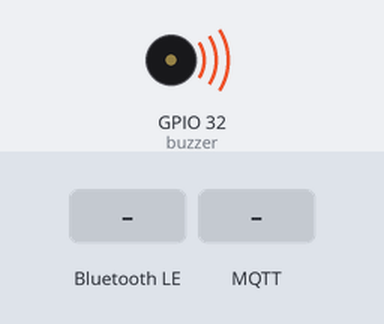
Simulated run of this sketch. Board: ESP32. Shown: buzzer (waves = sounding, pin HIGH). Inputs (shaded band) come from the test bench. WiFi joins after 1.5 s; servers stay silent unless stated; no MQTT or app messages arrive unless stated; nothing arrives over Bluetooth unless stated; a phone connects over Bluetooth LE 3 s after start; what the sketch prints to the serial monitor is not drawn.

Above: at 0.1 s.
At 10.7 s:
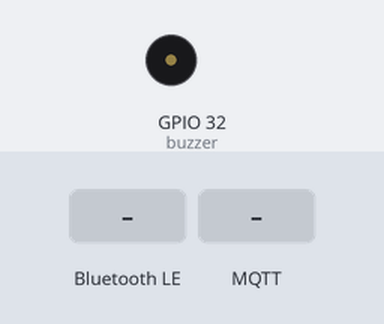
10.8 s: Bluetooth LE write "endpacket" received
12.3 s: MQTT message "endpacket" arrives on the first subscribed topic
13.8 s: Bluetooth LE write "la" received
15.3 s: Bluetooth LE write "oa" received
Timing chart, 0 to 17.8 s (numbered marks = the images above; inputs shaded):
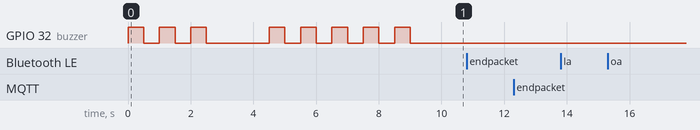

The sketch:

Koding_BLE_Server.ino
```cpp
/*
 * Library untuk BLE
 */
#include <BLEDevice.h>
#include <BLEUtils.h>
#include <BLEScan.h>
#include <BLEAdvertisedDevice.h>
#include <BLEAddress.h>
#include <BLE2902.h>
#include <BLEServer.h>
/*
 * Library WiFi
 */
#include <WiFi.h>
/*
 * Library MQTT
 */
#include <PubSubClient.h>
//#include <WiFiUdp.h>
/*
 * Library arduino json
 */
#include <ArduinoJson.h>
/*
 * pin buzzer
 */
#define buzzer 32
/*
 * Object untuk keperluan ble
 */
BLEScan* pBLEScan;
BLEServer *pServer = NULL;
BLECharacteristic * pTxCharacteristic;

int scanTime = 5;
String ourDeviceMac = "";
bool deviceConnected = false;
bool oldDeviceConnected = false;
String username = "";
String password = "";
String mode = "";
String dataReply = "";
int DEVICE_RSSI1 = 0;
int DEVICE_RSSI2 = 0;
int DEVICE_RSSI3 = 0;
int DEVICE_RSSI4 = 0;

#define SERVICE_UUID           "6E400001-B5A3-F393-E0A9-E50E24DCCA9E"
#define CHARACTERISTIC_UUID_RX "6E400002-B5A3-F393-E0A9-E50E24DCCA9E"
#define CHARACTERISTIC_UUID_TX "6E400003-B5A3-F393-E0A9-E50E24DCCA9E"

#define SSID "RumahNikita"
#define PASS "1WeKKEadyTKlGZ29EgqO5ndZSwjMpSRdcjJImvAltuCsQJE1pHJUclXmWzXrRTd"

#define OUR_MAC "24:6f:28:aa:87:8e"

#define OTHER_MAC1 "30:ae:a4:97:ec:d2"
#define OTHER_MAC2 "24:62:ab:e6:4d:aa"
#define OTHER_MAC3 "234"
#define OTHER_MAC4 "435"

#define MQTT_SERVER "broker.hivemq.com"
#define MQTT_PORT 1883

const char* API_TOPIC = "UbayaSocialDistancing/API";
String ESP_TOPIC = "";

WiFiClient wifiClient;
PubSubClient client(wifiClient);

/*
 * Rutin untuk menerima data dari mqtt
 */
void callback(char* topic, byte* payload, unsigned int length){
  String dataIn = "";
  for(unsigned int i=0; i<length; i++){
    dataIn += (char) payload[i];
  }
  if(dataIn.indexOf("endpacket") < 0){
    dataReply += dataIn;
  } else {
    Serial.println(dataReply);

    if(mode == "la") return;

    if(dataReply.length() < 100){
      StaticJsonDocument<128> doc;
      deserializeJson(doc, dataReply);

      if(mode == "oa" && doc["data"] == "ok"){
        Serial.print(username);
        Serial.println(" logged out");

        mode = "";
        username = "";
        password = "";
      } else if(mode == "i" && doc["data"] == "ok"){
        Serial.print(username);
        Serial.println(" logged in");
      }
      serializeJson(doc, Serial);
    }


    uint32_t st = 0;
    uint32_t en = 20;
    std::string answer = "";
    while(st < dataReply.length()){
      answer = dataReply.substring(st,en).c_str();
      pTxCharacteristic->setValue(answer);
      pTxCharacteristic->notify();
      delay(10);
      st = en;
      en += 20;
    }
    answer = "endpacket";
    pTxCharacteristic->setValue(answer);
    pTxCharacteristic->notify();
    delay(10);
    dataReply = "";
  }
}

/*
 * Rutin untuk koneksi ke mqtt server
 */
void reconnect(){
  while(!client.connected()){
    Serial.println(F("Attemting MQTT Connection"));
    if(client.connect(ourDeviceMac.c_str())){
      Serial.println(F("MQTT Connected"));
      client.subscribe(ESP_TOPIC.c_str());
    } else {
      Serial.print(F("MQTT Failed, rc="));
      Serial.println(client.state());
      delay(5000);
    }
  }
}

/*
 * Rutin untuk scan ble disekitar
 */
class MyAdvertisedDeviceCallbacks: public BLEAdvertisedDeviceCallbacks {
  void onResult(BLEAdvertisedDevice advertisedDevice) {
    String DEVICE_MAC = advertisedDevice.getAddress().toString().c_str();
    int DEVICE_RSSI = advertisedDevice.getRSSI();

    Serial.print("MAC: ");
    Serial.print(DEVICE_MAC);
    Serial.print(",RSSI: ");
    Serial.println(DEVICE_RSSI);

    if(DEVICE_MAC == OTHER_MAC1){
      DEVICE_RSSI1 = DEVICE_RSSI;
      digitalWrite(buzzer, 1);
    } else if(DEVICE_MAC == OTHER_MAC2){
      DEVICE_RSSI2 = DEVICE_RSSI;
      digitalWrite(buzzer, 1);
    } else if(DEVICE_MAC == OTHER_MAC3){
      DEVICE_RSSI3 = DEVICE_RSSI;
      digitalWrite(buzzer, 1);
    } else if(DEVICE_MAC == OTHER_MAC4){
      DEVICE_RSSI4 = DEVICE_RSSI;
      digitalWrite(buzzer, 1);
    } else {
      digitalWrite(buzzer, 0);
    }

    if(digitalRead(buzzer) == 1){ // cek jika memang ada yang dekat dan ada user tersambung
      StaticJsonDocument<256> doc;
      mode = "la";
      doc["mode"] = mode;
      doc["mac"] = ourDeviceMac;
      doc["data"]["r1"] = String(DEVICE_RSSI1);
      doc["data"]["r2"] = String(DEVICE_RSSI2);
      doc["data"]["r3"] = String(DEVICE_RSSI3);
      doc["data"]["r4"] = String(DEVICE_RSSI4);
      char datatemp[120] = {0};
      serializeJson(doc, datatemp);
      client.publish(API_TOPIC, datatemp);

      Serial.println("kirim data karena terlalu dekat");
    }
  }
};

/*
 * rutin untuk melihat orang connect dan disconnect
 */
class MyServerCallbacks: public BLEServerCallbacks {
  void onConnect(BLEServer* pServer, esp_ble_gatts_cb_param_t *param){
    deviceConnected = true;
    Serial.print(F("Device Connected: "));
  }

  void onDisconnect(BLEServer* pServer){
    deviceConnected = false;
    Serial.println(F("Device Disconnected From Bluetooth"));
    delay(1000);

    if(username != ""){
      StaticJsonDocument<128> doc;
      mode = "oa";
      doc["mode"] = mode;
      doc["mac"] = ourDeviceMac;
      doc["data"]["u"] = username;
      doc["data"]["p"] = password;
      char datatemp[100] = {0};
      serializeJson(doc, datatemp);
      client.publish(API_TOPIC, datatemp);
    }
  }
};

/*
 * rutin untuk menangkap data serial dari android
 */
class MyCallbacks: public BLECharacteristicCallbacks {
  void onWrite(BLECharacteristic *pCharacteristic){
    String dataIn = "";

    std::string rxValue = pCharacteristic->getValue();
    if(rxValue.length() > 0){
      for(uint16_t i=0; i<rxValue.length(); i++){
        dataIn += rxValue[i];
      }
    }

    Serial.println(dataIn);
    uint8_t cp = 0;
    mode = dataIn.substring(cp,dataIn.indexOf(',', cp));
    cp = dataIn.indexOf(',') + 1;
    username = dataIn.substring(cp, dataIn.indexOf(',', cp));
    cp = dataIn.indexOf(',',cp) + 1;
    password = dataIn.substring(cp);

    StaticJsonDocument<256> doc;
    if(mode == "i") mode = "ia";
    else if(mode == "h") mode = "ha";
    else if(mode == "o") mode = "oa";

    doc["mode"] = mode;
    doc["mac"] = ourDeviceMac;
    doc["data"]["u"] = username;
    doc["data"]["p"] = password;
    char datatemp[100] = {0};
    serializeJson(doc, datatemp);
    client.publish(API_TOPIC, datatemp);
  }
};

void setup() {
  Serial.begin(115200);

  //Buzzer
  pinMode(buzzer, OUTPUT);
  // inisialisasi nama ble
  BLEDevice::init("UBAYA SoDis Master");
  // rutin untuk scan nearby device
  pBLEScan = BLEDevice::getScan(); //create new scan
  pBLEScan->setAdvertisedDeviceCallbacks(new MyAdvertisedDeviceCallbacks());
  pBLEScan->setActiveScan(true); //active scan uses more power, but get results faster
  pBLEScan->setInterval(100);
  pBLEScan->setWindow(99);  // less or equal setInterval value
  // rutin untuk ble server uart
  pServer = BLEDevice::createServer();
  pServer->setCallbacks(new MyServerCallbacks());
  BLEService *pService = pServer->createService(SERVICE_UUID);
  pTxCharacteristic = pService->createCharacteristic(
    CHARACTERISTIC_UUID_TX,
    BLECharacteristic::PROPERTY_NOTIFY |
    BLECharacteristic::PROPERTY_READ
    );
  pTxCharacteristic->addDescriptor(new BLE2902);

  BLECharacteristic* pRxCharacteristic = pService->createCharacteristic(
    CHARACTERISTIC_UUID_RX,
    BLECharacteristic::PROPERTY_WRITE
    );
  pRxCharacteristic->setCallbacks(new MyCallbacks());
  pService->start();
  pServer->getAdvertising()->start();

  BLEAddress BLEAddr = BLEDevice::getAddress();
  ourDeviceMac = BLEAddr.toString().c_str();
  Serial.println(F("Ubaya Sodis Master"));
  Serial.print(F("DEVICE_MAC: "));
  Serial.print(ourDeviceMac);
  Serial.println(F("...start scanning"));

  ESP_TOPIC = "UbayaSocialDistancing/" + ourDeviceMac;
  ESP_TOPIC.replace(":","");
  Serial.println(ESP_TOPIC);

  for(uint8_t i=0; i<6; i++){
    digitalWrite(buzzer, !digitalRead(buzzer));
    delay(500);
  }

  WiFi.begin(SSID, PASS);
  uint8_t cnt = 0;
  while(WiFi.status() != WL_CONNECTED){
    delay(500);
    Serial.print('.');
    if(++cnt > 60) ESP.restart();
  }
  Serial.println();
  Serial.println(F("WiFi Connected"));

  client.setServer(MQTT_SERVER, MQTT_PORT);
  client.setCallback(callback);

  for(uint8_t i=0; i<10; i++){
    digitalWrite(buzzer, !digitalRead(buzzer));
    delay(500);
  }
}

unsigned long scanTiming = millis();
void loop() {
  if(!client.connected()){
    reconnect();
  }
  client.loop();

  if((unsigned long) millis()-scanTiming >= 60000){
    BLEScanResults foundDevices = pBLEScan->start(scanTime, false);
    Serial.print(F("Devices found: "));
    Serial.println(foundDevices.getCount());
    Serial.println(F("Scan done!"));
    pBLEScan->clearResults();
    scanTiming = millis();
  }

  if(!deviceConnected && oldDeviceConnected){
    // disconnecting
    delay(500);
    pServer->startAdvertising();
    Serial.println(F("Start advertising"));
    oldDeviceConnected = deviceConnected;
  }
  if(deviceConnected && !oldDeviceConnected){
    // connecting
    oldDeviceConnected = deviceConnected;
  }
}
```

Measured:
- after the input at 10.8 s, every drawn part: stays the same
- after the input at 12.3 s, every drawn part: stays the same
- after the input at 13.8 s, every drawn part: stays the same
- after the input at 15.3 s, every drawn part: stays the same
